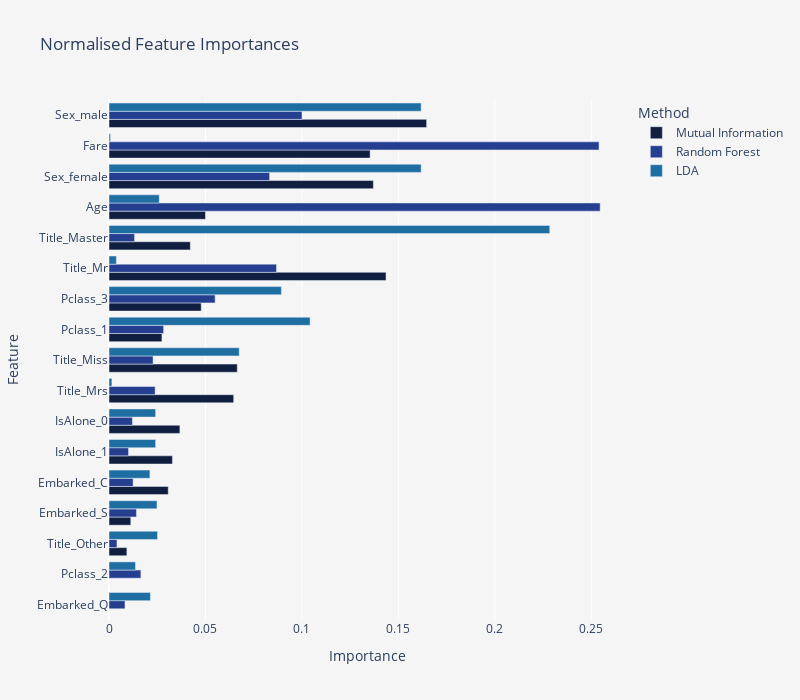

The cell this chart's notebook holds for it:
### Code cell
melted = (
    importances.melt(var_name="Method", value_name="Importance", ignore_index=False)
    .reset_index()
    .rename(columns={"index": "Feature"})[::-1]
)

fig = px.bar(
    data_frame=melted,
    x="Importance",
    y="Feature",
    color="Method",
    barmode="group",
    height=700,
    width=800,
    color_discrete_sequence=px.colors.diverging.delta,
    title="Normalised Feature Importances",
)
fig.update_layout(
    plot_bgcolor=BACKGROUND_COLOR,
    paper_bgcolor=BACKGROUND_COLOR,
    bargroupgap=0.1,
)
fig.show()

### Figure 1 — Plotly figure (JSON) as saved in the notebook; plotly's stock layout.template omitted (floating-point values rounded to 4 significant figures)
{"data": [{"alignmentgroup": "True", "hovertemplate": "Method=Mutual Information<br>Importance=%{x}<br>Feature=%{y}<extra></extra>", "legendgroup": "Mutual Information", "marker": {"color": "rgb(16, 31, 63)", "pattern": {"shape": ""}}, "name": "Mutual Information", "offsetgroup": "Mutual Information", "orientation": "h", "showlegend": true, "textposition": "auto", "type": "bar", "x": [0, 0, 0.009252, 0.01128, 0.0307, 0.03288, 0.03674, 0.06463, 0.06648, 0.02743, 0.04781, 0.1436, 0.04214, 0.05001, 0.137, 0.1354, 0.1646], "xaxis": "x", "y": ["Embarked_Q", "Pclass_2", "Title_Other", "Embarked_S", "Embarked_C", "IsAlone_1", "IsAlone_0", "Title_Mrs", "Title_Miss", "Pclass_1", "Pclass_3", "Title_Mr", "Title_Master", "Age", "Sex_female", "Fare", "Sex_male"], "yaxis": "y"}, {"alignmentgroup": "True", "hovertemplate": "Method=Random Forest<br>Importance=%{x}<br>Feature=%{y}<extra></extra>", "legendgroup": "Random Forest", "marker": {"color": "rgb(38, 62, 144)", "pattern": {"shape": ""}}, "name": "Random Forest", "offsetgroup": "Random Forest", "orientation": "h", "showlegend": true, "textposition": "auto", "type": "bar", "x": [0.008283, 0.01652, 0.004127, 0.01423, 0.01249, 0.01012, 0.01214, 0.02391, 0.02285, 0.0283, 0.05501, 0.08683, 0.01325, 0.2546, 0.08326, 0.254, 0.1], "xaxis": "x", "y": ["Embarked_Q", "Pclass_2", "Title_Other", "Embarked_S", "Embarked_C", "IsAlone_1", "IsAlone_0", "Title_Mrs", "Title_Miss", "Pclass_1", "Pclass_3", "Title_Mr", "Title_Master", "Age", "Sex_female", "Fare", "Sex_male"], "yaxis": "y"}, {"alignmentgroup": "True", "hovertemplate": "Method=LDA<br>Importance=%{x}<br>Feature=%{y}<extra></extra>", "legendgroup": "LDA", "marker": {"color": "rgb(30, 110, 161)", "pattern": {"shape": ""}}, "name": "LDA", "offsetgroup": "LDA", "orientation": "h", "showlegend": true, "textposition": "auto", "type": "bar", "x": [0.02146, 0.01374, 0.02515, 0.02487, 0.02121, 0.02417, 0.02417, 0.001493, 0.06749, 0.1042, 0.08935, 0.00382, 0.2285, 0.02604, 0.1618, 0.0007196, 0.1618], "xaxis": "x", "y": ["Embarked_Q", "Pclass_2", "Title_Other", "Embarked_S", "Embarked_C", "IsAlone_1", "IsAlone_0", "Title_Mrs", "Title_Miss", "Pclass_1", "Pclass_3", "Title_Mr", "Title_Master", "Age", "Sex_female", "Fare", "Sex_male"], "yaxis": "y"}], "layout": {"barmode": "group", "height": 700, "legend": {"title": {"text": "Method"}, "tracegroupgap": 0}, "paper_bgcolor": "#F6F5F5", "plot_bgcolor": "#F6F5F5", "title": {"text": "Normalised Feature Importances"}, "width": 800, "xaxis": {"anchor": "y", "domain": [0, 1], "title": {"text": "Importance"}}, "yaxis": {"anchor": "x", "domain": [0, 1], "title": {"text": "Feature"}}}}
